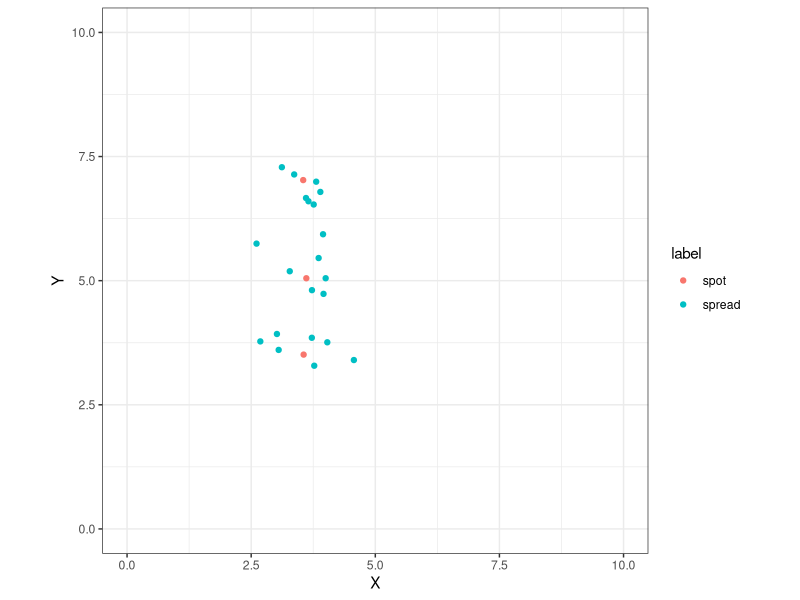
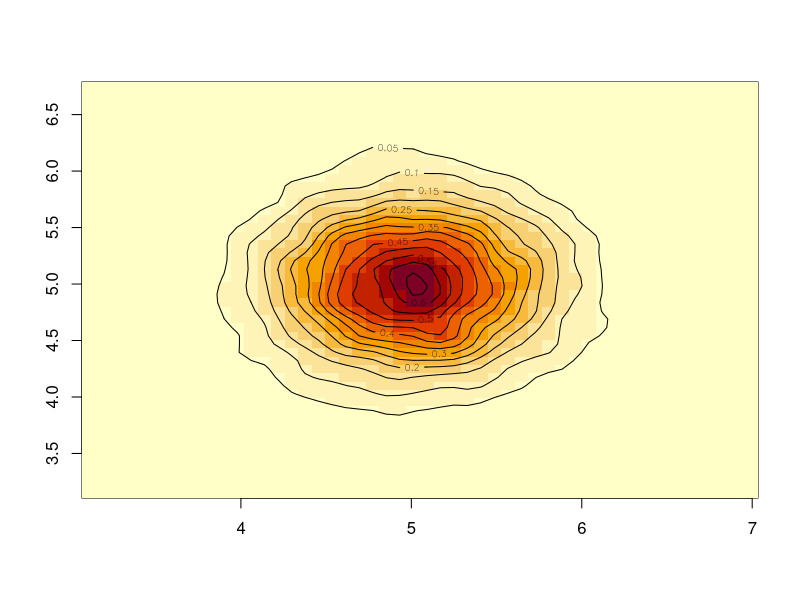

Generate these figures, in order, with R:
## ---- chunk 1
library(tidyverse)
library(MASS)
## ---- chunk 2
sessionInfo()
## ---- chunk 3
## The input parameters
n_sim = 3
x_lim = c(0, 10)
y_lim = c(0, 10)
covar_mat = matrix(data = c(0.25, 0, 0, 0.25), nrow = 2, ncol = 2)
## ---- chunk 4
## Some helper functions for creating unique identifiers for each observation.
naming_spread = function(df, spot, spread){
    a = rep(x = 1:spot, each = spread) %>% as.character()
    b = rep(x = 1:spread, times = spot) %>% as.character()
    c = paste(a, "-", b, sep = "")
    cbind(df, c)
  }
  
naming_spot = function(df, spot){
    a = 1:spot %>% as.character()
    b = rep(0, times = spot) %>% as.character()
    c = paste(a, "-", b, sep = "")
    cbind(df, c)
  }

## The simulation function for contamination spot and its spread
sim_contam = function(n_sim, x_lim, y_lim, covariance, lambda){
  
  ## Generate a matrix that contains contamination coordinates
  x = runif(n = n_sim, min = x_lim[1], max = x_lim[2])
  y = runif(n = n_sim, min = y_lim[1], max = y_lim[2])
  n_affected = rpois(n = 1, lambda = 5)
  
  spot_coord = matrix(data = c(x, y), ncol = 2) %>% as.data.frame()
  
  # Each column of spread_coord contains 2*n_affected elements, the first n_affected elements are random numbers generated from mat_1[1,1] and the second n_affected elements are random numbers generated from mat_1[1,2]
  spread_coord = apply(X = spot_coord, MARGIN = 1, FUN = mvrnorm, n = n_affected, Sigma = covar_mat)
  
  # Split the spread_coord by columns, rearrange the vector of each list into an nx2 matrix, then combine these matrices by row.
  spread_coord_2 = split(x = spread_coord, f = col(spread_coord))
  spread_coord_3 = lapply(X = spread_coord_2, FUN = function(x){matrix(x, ncol = 2)})
  spread_coord_4 = do.call(what = rbind, args = spread_coord_3) %>% as.data.frame()
  
  # Give a unique identifier to each observation.
  spread_coord_5 = naming_spread(spread_coord_4, n_sim, n_affected)
  spot_coord_2 = naming_spot(spot_coord, n_sim)
  
  # Create a factor column.
  label = c(rep("spot", times = n_sim), rep("spread", times = n_sim * n_affected))
  
  # Combine the contamination spot coordinates and the spread coordinates, and then combine the factor column.
  df_1 = rbind(spot_coord_2, spread_coord_5)
  colnames(df_1) = c("X", "Y", "ID")
  df_2 = cbind(df_1, label)
  rownames(df_2) = NULL
  
  ### Remove points that are outside the perimeter.
  out = which(df_2[ ,1] < x_lim[1] | df_2[ , 1] > x_lim[2] | df_2[,2] < y_lim[1] | df_2[,2] > y_lim[2], arr.ind = TRUE)[1]
  if(is.na(out) == FALSE){
    df_3 = df_2[-out, ]
  } else {
    df_3 = df_2
  }
  
  return(df_3)
}
## ---- chunk 5
# Run this if we want reproducibility
#set.seed(123)
## ---- chunk 6
contam_xy = sim_contam(n_sim = n_sim, x_lim = x_lim, y_lim = y_lim, covariance = covar_mat, lambda = 5) 
## ---- chunk 7
plot_contam = ggplot() +
  geom_point(data = contam_xy, aes(x = X, y = Y, color = label)) +
  coord_fixed(ratio = 1, xlim = x_lim, ylim = y_lim) +
  theme_bw()
## ---- chunk 8
plot_contam
## ---- chunk 9
### Visualize the covariance matrix
test = mvrnorm(n = 10000, mu = c(5,5), Sigma = covar_mat)
test = as.data.frame(test)
colnames(test) = c("X", "Y")

kernel_density = kde2d(x = test$X, y = test$Y, n = 50)
image(kernel_density)
contour(kernel_density, add = TRUE)
